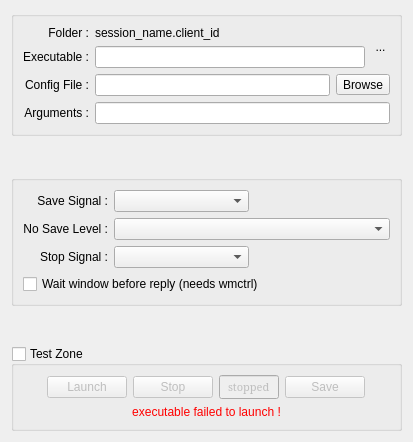
<?xml version="1.0" encoding="UTF-8"?>
<ui version="4.0">
 <class>Frame</class>
 <widget class="QFrame" name="Frame">
  <property name="geometry">
   <rect>
    <x>0</x>
    <y>0</y>
    <width>413</width>
    <height>442</height>
   </rect>
  </property>
  <property name="windowTitle">
   <string>Frame</string>
  </property>
  <layout class="QVBoxLayout" name="verticalLayout_2">
   <item>
    <widget class="QGroupBox" name="groupBox_5">
     <property name="toolTip">
      <string>&lt;html&gt;&lt;head/&gt;&lt;body&gt;&lt;p&gt;Command-line options are incompatible with robust session management for a variety of reasons, so the NSM server does not support them directly.&lt;/p&gt;&lt;p&gt;Some audio programs doesn't have NSM implementation yet, but they can have a LASH/LADISH implementation, and we can use it for the save signal.&lt;/p&gt;&lt;p&gt;Be warned that referring to files outside of the session directory will impair your ability to reliably archive and transport sessions. &lt;br/&gt;&lt;br/&gt;Patching the program to use NSM natively will result in a better experience. &lt;/p&gt;&lt;/body&gt;&lt;/html&gt;</string>
     </property>
     <property name="title">
      <string/>
     </property>
     <layout class="QGridLayout" name="gridLayout_3">
      <item row="1" column="3" rowspan="2">
       <widget class="QToolButton" name="toolButtonIcon">
        <property name="baseSize">
         <size>
          <width>48</width>
          <height>48</height>
         </size>
        </property>
        <property name="styleSheet">
         <string notr="true">QToolButton{border:none}</string>
        </property>
        <property name="text">
         <string>...</string>
        </property>
        <property name="icon">
         <iconset theme="application-pdf">
          <normaloff>../../../.designer/backup</normaloff>../../../.designer/backup</iconset>
        </property>
        <property name="iconSize">
         <size>
          <width>48</width>
          <height>48</height>
         </size>
        </property>
       </widget>
      </item>
      <item row="4" column="0">
       <widget class="QLabel" name="label_18">
        <property name="toolTip">
         <string>&lt;html&gt;&lt;head/&gt;&lt;body&gt;&lt;p&gt;The environment variables $NSM_CLIENT_ID and $RAY_SESSION_NAME will contain the unique client ID (suitable for use as e.g. a JACK client name) and the display name for the session, respectively.&lt;br/&gt;The variable $CONFIG_FILE will contain the name of the config file selected above.&lt;/p&gt;&lt;/body&gt;&lt;/html&gt;</string>
        </property>
        <property name="text">
         <string>Arguments :</string>
        </property>
        <property name="alignment">
         <set>Qt::AlignRight|Qt::AlignTrailing|Qt::AlignVCenter</set>
        </property>
       </widget>
      </item>
      <item row="2" column="0">
       <widget class="QLabel" name="label_17">
        <property name="toolTip">
         <string>&lt;html&gt;&lt;head/&gt;&lt;body&gt;&lt;p&gt;Command-line options are incompatible with robust session management for a variety of reasons, so the NSM server does not support them directly.&lt;/p&gt;&lt;p&gt;Some audio programs doesn't have NSM implementation yet, but they can have a LASH/LADISH implementation, and we can use it for the save signal.&lt;/p&gt;&lt;p&gt;Be warned that referring to files outside of the session directory will impair your ability to reliably archive and transport sessions. &lt;br/&gt;&lt;br/&gt;Patching the program to use NSM natively will result in a better experience. &lt;/p&gt;&lt;/body&gt;&lt;/html&gt;</string>
        </property>
        <property name="text">
         <string>Executable :</string>
        </property>
        <property name="alignment">
         <set>Qt::AlignRight|Qt::AlignTrailing|Qt::AlignVCenter</set>
        </property>
       </widget>
      </item>
      <item row="1" column="0">
       <widget class="QLabel" name="label_21">
        <property name="text">
         <string>Folder :</string>
        </property>
        <property name="alignment">
         <set>Qt::AlignRight|Qt::AlignTrailing|Qt::AlignVCenter</set>
        </property>
       </widget>
      </item>
      <item row="1" column="1">
       <widget class="QLabel" name="labelWorkingDir">
        <property name="text">
         <string>session_name.client_id</string>
        </property>
       </widget>
      </item>
      <item row="3" column="0">
       <widget class="QLabel" name="label_16">
        <property name="toolTip">
         <string>&lt;html&gt;&lt;head/&gt;&lt;body&gt;&lt;p&gt;The program will be started with its current directory being a uniquely named directory under the current session directory. &lt;/p&gt;&lt;p&gt;It is recommended that you only refer to files in the current directory.&lt;/p&gt;&lt;/body&gt;&lt;/html&gt;</string>
        </property>
        <property name="text">
         <string>Config File :</string>
        </property>
        <property name="alignment">
         <set>Qt::AlignRight|Qt::AlignTrailing|Qt::AlignVCenter</set>
        </property>
       </widget>
      </item>
      <item row="3" column="1">
       <widget class="QLineEdit" name="lineEditConfigFile">
        <property name="toolTip">
         <string>&lt;html&gt;&lt;head/&gt;&lt;body&gt;&lt;p&gt;The program will be started with its current directory being a uniquely named directory under the current session directory. &lt;/p&gt;&lt;p&gt;It is recommended that you only refer to files in the current directory.&lt;/p&gt;&lt;/body&gt;&lt;/html&gt;</string>
        </property>
       </widget>
      </item>
      <item row="4" column="1" colspan="3">
       <widget class="QLineEdit" name="lineEditArguments">
        <property name="toolTip">
         <string>&lt;html&gt;&lt;head/&gt;&lt;body&gt;&lt;p&gt;The environment variables $NSM_CLIENT_ID and $RAY_SESSION_NAME will contain the unique client ID (suitable for use as e.g. a JACK client name) and the display name for the session, respectively.&lt;br/&gt;The variable $CONFIG_FILE will contain the name of the config file selected above.&lt;/p&gt;&lt;/body&gt;&lt;/html&gt;</string>
        </property>
       </widget>
      </item>
      <item row="3" column="2" colspan="2">
       <widget class="QToolButton" name="toolButtonBrowse">
        <property name="toolTip">
         <string>&lt;html&gt;&lt;head/&gt;&lt;body&gt;&lt;p&gt;The program will be started with its current directory being a uniquely named directory under the current session directory. &lt;/p&gt;&lt;p&gt;It is recommended that you only refer to files in the current directory.&lt;/p&gt;&lt;/body&gt;&lt;/html&gt;</string>
        </property>
        <property name="text">
         <string>Browse</string>
        </property>
        <property name="icon">
         <iconset theme="folder-open">
          <normaloff>.</normaloff>.</iconset>
        </property>
        <property name="toolButtonStyle">
         <enum>Qt::ToolButtonTextBesideIcon</enum>
        </property>
       </widget>
      </item>
      <item row="2" column="1" colspan="2">
       <widget class="QLineEdit" name="lineEditExecutable">
        <property name="toolTip">
         <string>&lt;html&gt;&lt;head/&gt;&lt;body&gt;&lt;p&gt;Command-line options are incompatible with robust session management for a variety of reasons, so the NSM server does not support them directly.&lt;/p&gt;&lt;p&gt;Some audio programs doesn't have NSM implementation yet, but they can have a LASH/LADISH implementation, and we can use it for the save signal.&lt;/p&gt;&lt;p&gt;Be warned that referring to files outside of the session directory will impair your ability to reliably archive and transport sessions. &lt;br/&gt;&lt;br/&gt;Patching the program to use NSM natively will result in a better experience. &lt;/p&gt;&lt;/body&gt;&lt;/html&gt;</string>
        </property>
       </widget>
      </item>
     </layout>
    </widget>
   </item>
   <item>
    <spacer name="verticalSpacer_8">
     <property name="orientation">
      <enum>Qt::Vertical</enum>
     </property>
     <property name="sizeHint" stdset="0">
      <size>
       <width>20</width>
       <height>40</height>
      </size>
     </property>
    </spacer>
   </item>
   <item>
    <widget class="QGroupBox" name="groupBox_6">
     <property name="title">
      <string/>
     </property>
     <layout class="QGridLayout" name="gridLayout_4">
      <item row="4" column="0" colspan="3">
       <widget class="QCheckBox" name="checkBoxWaitWindow">
        <property name="text">
         <string>Wait window before reply (needs wmctrl)</string>
        </property>
       </widget>
      </item>
      <item row="0" column="1">
       <widget class="QComboBox" name="comboSaveSig">
        <property name="toolTip">
         <string>&lt;html&gt;&lt;head/&gt;&lt;body&gt;&lt;p&gt;Some (very few) programs may respond to a specific Unix signal by somehow saving their state.&lt;/p&gt;&lt;p&gt;If 'Save Signal' is set to something other than 'None', then Ray Proxy will deliver the specified signal to the proxied process upon an NSM 'Save' event.&lt;/p&gt;&lt;p&gt;If program is compatible with LASH/LADISH, save signal is SIGUSR1.&lt;/p&gt;&lt;p&gt;Most programs will treat these signals just like SIGTERM and die.&lt;/p&gt;&lt;p&gt;You have been warned.&lt;/p&gt;&lt;/body&gt;&lt;/html&gt;</string>
        </property>
       </widget>
      </item>
      <item row="2" column="0">
       <widget class="QLabel" name="label_19">
        <property name="sizePolicy">
         <sizepolicy hsizetype="Preferred" vsizetype="Preferred">
          <horstretch>0</horstretch>
          <verstretch>0</verstretch>
         </sizepolicy>
        </property>
        <property name="toolTip">
         <string>&lt;html&gt;&lt;head/&gt;&lt;body&gt;&lt;p&gt;Most programs will shutdown gracefully when sent a SIGTERM or SIGINT signal.&lt;br/&gt;It's impossible to know which signal a specific program will respond to.&lt;br/&gt;A unhandled signal will simply kill the process, and may cause problems with the audio subsystem (e.g. JACK).&lt;br/&gt;Check the program's documentation or source code to determine which signal to use to stop it gracefully.&lt;/p&gt;&lt;/body&gt;&lt;/html&gt;</string>
        </property>
        <property name="text">
         <string>Stop Signal :</string>
        </property>
        <property name="alignment">
         <set>Qt::AlignRight|Qt::AlignTrailing|Qt::AlignVCenter</set>
        </property>
       </widget>
      </item>
      <item row="2" column="1">
       <widget class="QComboBox" name="comboStopSig">
        <property name="toolTip">
         <string>&lt;html&gt;&lt;head/&gt;&lt;body&gt;&lt;p&gt;Most programs will shutdown gracefully when sent a SIGTERM or SIGINT signal.&lt;br/&gt;It's impossible to know which signal a specific program will respond to.&lt;br/&gt;A unhandled signal will simply kill the process, and may cause problems with the audio subsystem (e.g. JACK).&lt;br/&gt;Check the program's documentation or source code to determine which signal to use to stop it gracefully.&lt;/p&gt;&lt;/body&gt;&lt;/html&gt;</string>
        </property>
       </widget>
      </item>
      <item row="0" column="0">
       <widget class="QLabel" name="label_20">
        <property name="sizePolicy">
         <sizepolicy hsizetype="Preferred" vsizetype="Preferred">
          <horstretch>0</horstretch>
          <verstretch>0</verstretch>
         </sizepolicy>
        </property>
        <property name="toolTip">
         <string>&lt;html&gt;&lt;head/&gt;&lt;body&gt;&lt;p&gt;Some (very few) programs may respond to a specific Unix signal by somehow saving their state.&lt;/p&gt;&lt;p&gt;If 'Save Signal' is set to something other than 'None', then Ray Proxy will deliver the specified signal to the proxied process upon an NSM 'Save' event.&lt;/p&gt;&lt;p&gt;If program is compatible with LASH/LADISH, save signal is SIGUSR1.&lt;/p&gt;&lt;p&gt;Most programs will treat these signals just like SIGTERM and die.&lt;/p&gt;&lt;p&gt;You have been warned.&lt;/p&gt;&lt;/body&gt;&lt;/html&gt;</string>
        </property>
        <property name="text">
         <string>Save Signal :</string>
        </property>
        <property name="alignment">
         <set>Qt::AlignRight|Qt::AlignTrailing|Qt::AlignVCenter</set>
        </property>
       </widget>
      </item>
      <item row="1" column="0">
       <widget class="QLabel" name="labelNoSaveLevel">
        <property name="sizePolicy">
         <sizepolicy hsizetype="Preferred" vsizetype="Preferred">
          <horstretch>0</horstretch>
          <verstretch>0</verstretch>
         </sizepolicy>
        </property>
        <property name="text">
         <string>No Save Level :</string>
        </property>
        <property name="alignment">
         <set>Qt::AlignRight|Qt::AlignTrailing|Qt::AlignVCenter</set>
        </property>
       </widget>
      </item>
      <item row="1" column="1" colspan="2">
       <widget class="QComboBox" name="comboNoSave">
        <property name="sizePolicy">
         <sizepolicy hsizetype="Preferred" vsizetype="Fixed">
          <horstretch>1</horstretch>
          <verstretch>0</verstretch>
         </sizepolicy>
        </property>
        <property name="toolTip">
         <string>&lt;html&gt;&lt;head/&gt;&lt;body&gt;&lt;p&gt;If this proxy has no save signal,&lt;br/&gt;it can sends to session manager this information.&lt;/p&gt;&lt;p&gt;&lt;ul&gt;&lt;li&gt;0 - this information is not sent.&lt;/li&gt;&lt;li&gt;1 - this information is sent, session manager will ask user to close programs himself at session unload.&lt;/li&gt;&lt;li&gt;2 - this information is sent, session manager can try to close window gracefully before to ask user to close programs himself  at session unload. Good choice if the program displays a dialog if changes are not saved.&lt;/li&gt;&lt;/ul&gt;&lt;/p&gt;&lt;/body&gt;&lt;/html&gt;</string>
        </property>
       </widget>
      </item>
     </layout>
    </widget>
   </item>
   <item>
    <spacer name="verticalSpacer_9">
     <property name="orientation">
      <enum>Qt::Vertical</enum>
     </property>
     <property name="sizeHint" stdset="0">
      <size>
       <width>20</width>
       <height>40</height>
      </size>
     </property>
    </spacer>
   </item>
   <item>
    <widget class="QGroupBox" name="groupBoxTestZone">
     <property name="title">
      <string>Test Zone</string>
     </property>
     <property name="checkable">
      <bool>true</bool>
     </property>
     <property name="checked">
      <bool>false</bool>
     </property>
     <layout class="QVBoxLayout" name="verticalLayout_13">
      <item>
       <layout class="QHBoxLayout" name="horizontalLayout_4">
        <item>
         <spacer name="horizontalSpacer_6">
          <property name="orientation">
           <enum>Qt::Horizontal</enum>
          </property>
          <property name="sizeHint" stdset="0">
           <size>
            <width>40</width>
            <height>20</height>
           </size>
          </property>
         </spacer>
        </item>
        <item>
         <widget class="QPushButton" name="pushButtonStart">
          <property name="text">
           <string>Launch</string>
          </property>
          <property name="icon">
           <iconset theme="media-playback-start">
            <normaloff>.</normaloff>.</iconset>
          </property>
         </widget>
        </item>
        <item>
         <widget class="QPushButton" name="pushButtonStop">
          <property name="text">
           <string>Stop</string>
          </property>
          <property name="icon">
           <iconset theme="media-playback-stop">
            <normaloff>.</normaloff>.</iconset>
          </property>
         </widget>
        </item>
        <item>
         <widget class="StatusBar" name="lineEditClientStatus">
          <property name="enabled">
           <bool>false</bool>
          </property>
          <property name="sizePolicy">
           <sizepolicy hsizetype="Fixed" vsizetype="Fixed">
            <horstretch>0</horstretch>
            <verstretch>0</verstretch>
           </sizepolicy>
          </property>
          <property name="maximumSize">
           <size>
            <width>60</width>
            <height>28</height>
           </size>
          </property>
          <property name="font">
           <font>
            <family>Serif</family>
            <pointsize>8</pointsize>
            <weight>50</weight>
            <bold>false</bold>
           </font>
          </property>
          <property name="toolTip">
           <string>Status</string>
          </property>
          <property name="text">
           <string>stopped</string>
          </property>
          <property name="frame">
           <bool>true</bool>
          </property>
          <property name="alignment">
           <set>Qt::AlignCenter</set>
          </property>
          <property name="readOnly">
           <bool>true</bool>
          </property>
         </widget>
        </item>
        <item>
         <widget class="QPushButton" name="pushButtonSave">
          <property name="text">
           <string>Save</string>
          </property>
          <property name="icon">
           <iconset theme="document-save">
            <normaloff>.</normaloff>.</iconset>
          </property>
         </widget>
        </item>
        <item>
         <spacer name="horizontalSpacer_7">
          <property name="orientation">
           <enum>Qt::Horizontal</enum>
          </property>
          <property name="sizeHint" stdset="0">
           <size>
            <width>40</width>
            <height>20</height>
           </size>
          </property>
         </spacer>
        </item>
       </layout>
      </item>
      <item>
       <widget class="QLabel" name="labelError">
        <property name="styleSheet">
         <string notr="true">color: red</string>
        </property>
        <property name="text">
         <string>executable failed to launch !</string>
        </property>
        <property name="alignment">
         <set>Qt::AlignCenter</set>
        </property>
       </widget>
      </item>
     </layout>
    </widget>
   </item>
  </layout>
 </widget>
 <customwidgets>
  <customwidget>
   <class>StatusBar</class>
   <extends>QLineEdit</extends>
   <header>surclassed_widgets</header>
  </customwidget>
 </customwidgets>
 <resources/>
 <connections/>
</ui>
